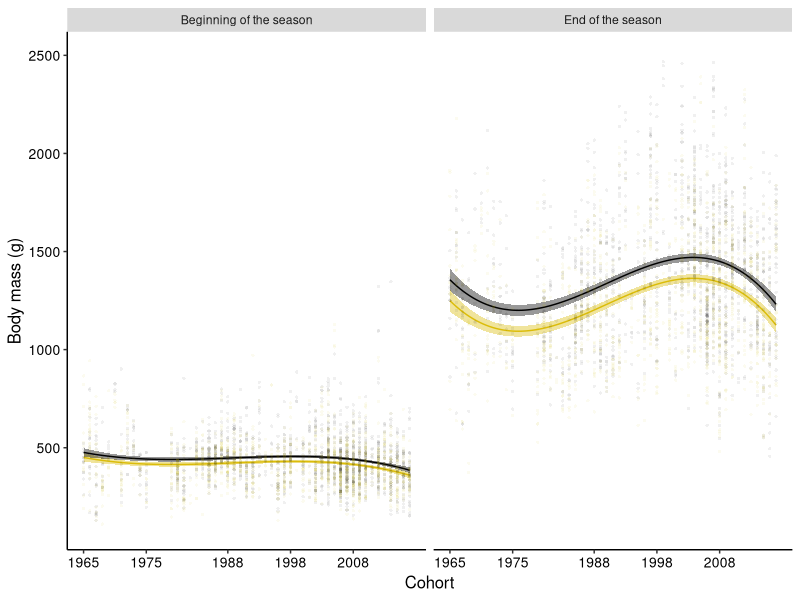
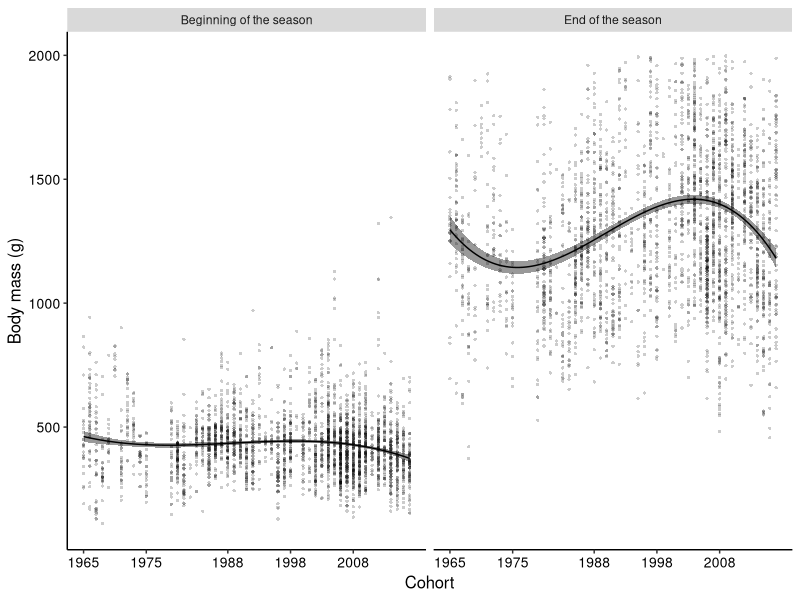

R code for these plots, in order:
library(ggplot2)
library(tidyr)
library(dplyr)


theme_set(theme(
  legend.position = "none",
  panel.grid.major = element_blank(),
  panel.grid.minor = element_blank(),
  panel.background = element_blank(),
  axis.line = element_line(colour = "black"),
  axis.title = element_text(size = 12),
  axis.text = element_text(size = 10),
  title = element_text(size = 11),
  plot.tag = element_text(size = 15)
))


variable_names <- list("beg" = "Beginning of the season",
                       "end" = "End of the season")

variable_labeller <- function(variable, value) {
  return(variable_names[value])
}


male_col <- "black"
female_col <- "#dbbc09"


df <- read.csv("data/tb_annualid.csv") #nolint
df <- subset(df, df$age_class == "J")
df <- subset(df, !is.na(df$massaug))
df$year_recruit_sc <- scale(df$year_recruit)

df_long <- df %>%
  pivot_longer(
    cols = c(massjun, massaug),
    names_to = "season",
    values_to = "mass"
  ) %>%
  mutate(season = ifelse(season == "massjun", "beg", "end"))

head(df_long)


###############
# Mod aug
###############

mod_aug_1 <- lm(massaug ~ poly(year_recruit_sc, 3) * sex, data = df)

mod_aug_2 <- lm(massaug ~ poly(year_recruit_sc, 3) + sex, data = df)

anova(mod_aug_1, mod_aug_2)

mod_aug <- mod_aug_2

summary(mod_aug)

eff_data_aug <- data.frame(effects::effect(c("sex:year_recruit_sc"),
                                           mod_aug, partial.residuals = TRUE))

eff_data_aug$season <- as.factor(rep("end", nrow(eff_data_aug)))


###############
# Mod jun
###############

mod_jun_1 <- lm(massjun ~ poly(year_recruit_sc, 3) * sex, data = df)

mod_jun_2 <- lm(massjun ~ poly(year_recruit_sc, 3) + sex, data = df)

anova(mod_jun_1, mod_jun_2)

mod_jun <- mod_jun_2

summary(mod_jun)

eff_data_jun <- data.frame(effects::effect(c("sex:year_recruit_sc"),
                                           mod_jun, partial.residuals = TRUE))

eff_data_jun$season <- as.factor(rep("beg", nrow(eff_data_jun)))



################ Combine ################

eff_data <- merge(eff_data_jun, eff_data_aug, all = TRUE)


juvenile_trend <- ggplot(eff_data, aes(x = year_recruit_sc,
                                       y = fit,
                                       color = sex)) +
  facet_wrap(~season, labeller = variable_labeller) +
  geom_ribbon(data = eff_data, aes(ymin = lower, # Model's predictions SE
                                   ymax = upper,
                                   fill = sex),
              linetype = 0, alpha = .4) +
  geom_line(data = eff_data, aes(x = year_recruit_sc, # Model's predictions
                                 y = fit,
                                 color = sex)) +
  geom_point(data = df_long, aes(x = year_recruit_sc, # Raw data
                                 y = mass,
                                 color = sex),
             size = .8, shape = 16, alpha = .06) +
  scale_color_manual(values = c(female_col, male_col),
                     labels = c("Female", "Male")) +
  scale_fill_manual(values = c(female_col, male_col),
                    labels = c("Female", "Male")) +
  scale_y_continuous(limits = c(100, 2500),
                     breaks = seq(500, 2500, 500)) +
  scale_x_continuous(labels = unique(df$year_recruit)[c(seq(1, 50, 10))],
                     breaks = unique(df$year_recruit_sc)[c(seq(1, 50, 10))],
                     limits = c(unique(df$year_recruit_sc)[1],
                                unique(df$year_recruit_sc)[50])) +
  xlab("Cohort") +
  ylab("Body mass (g)")

ggsave("figures/fig-juvenile-trend.png", plot = juvenile_trend)



############################ Aug prediction (raw) ############################

plot_aug_raw <- ggplot(df, aes(x = year_recruit, y = massaug)) +
  geom_point(alpha = .25, col = "grey") +
  geom_smooth(method = "loess", formula = "y ~ x",
              size = 1.2, aes(color = sex)) +
  geom_smooth(method = "lm", col = "darkgrey", formula = "y ~ x",
              se = FALSE, linetype = "dashed") +
  xlab("Cohort (birth year)") + ylab("Body mass (g)") +
  scale_color_manual(values = c(female_col, male_col),
                     labels = c("Female", "Male")) +
  facet_wrap(~ df$sex, labeller = variable_labeller)


predictions <- ggplot_build(plot_aug_raw)$data[[2]]

predictions$colour <- as.factor(predictions$colour)

predictions_f <- subset(predictions, predictions$colour == female_col)
predictions_m <- subset(predictions, predictions$colour == male_col)


# Female
## Mass
min(predictions_f$y)
max(predictions_f$y)

## Cohort
predictions_f[which(predictions_f$y == min(predictions_f$y)), "x"]
predictions_f[which(predictions_f$y == max(predictions_f$y)), "x"]


# Male
## Mass
min(predictions_m$y)
max(predictions_m$y)

## Cohort
predictions_m[which(predictions_m$y == min(predictions_m$y)), "x"]
predictions_m[which(predictions_m$y == max(predictions_m$y)), "x"]







########################## FEMALES ONLY ###########################
df_F <- subset(df, df$sex == "F")
df_F <- subset(df, !is.na(df_F$massaug))
df_F$year_recruit_sc <- scale(df_F$year_recruit)

df_F_long <- df_F %>%
  pivot_longer(
    cols = c(massjun, massaug),
    names_to = "season",
    values_to = "mass"
  ) %>%
  mutate(season = ifelse(season == "massjun", "beg", "end"))

head(df_F_long)


###############
# Mod aug
###############

mod_F_aug <- lm(massaug ~ poly(year_recruit_sc, 3), data = df_F)

summary(mod_F_aug)

eff_data_aug_F <- data.frame(effects::effect(c("year_recruit_sc"),
                                             mod_F_aug, partial.residuals = TRUE))

eff_data_aug_F$season <- as.factor(rep("end", nrow(eff_data_aug_F)))


###############
# Mod jun
###############

mod_F_jun <- lm(massjun ~ poly(year_recruit_sc, 3), data = df_F)

summary(mod_F_jun)

eff_data_jun_F <- data.frame(effects::effect(c("year_recruit_sc"),
                                             mod_F_jun, partial.residuals = TRUE))

eff_data_jun_F$season <- as.factor(rep("beg", nrow(eff_data_jun_F)))



################ Combine ################

eff_data_F <- merge(eff_data_jun_F, eff_data_aug_F, all = TRUE)


juvenile_trend_F <- ggplot(eff_data_F, aes(x = year_recruit_sc,
                                       y = fit,
                                       color = "black")) +
  facet_wrap(~season, labeller = variable_labeller) +
  geom_ribbon(data = eff_data_F, aes(ymin = lower, # Model's predictions SE
                                   ymax = upper,
                                   fill = "black"),
              linetype = 0, alpha = .4) +
  geom_line(data = eff_data_F, aes(x = year_recruit_sc, # Model's predictions
                                 y = fit,
                                 color = "black")) +
  geom_point(data = df_F_long, aes(x = year_recruit_sc, # Raw data
                                 y = mass,
                                 color = "black"),
             size = .8, shape = 16, alpha = .2) +
  scale_color_manual(values = "black",
                     labels = "Female") +
  scale_fill_manual(values = "black",
                    labels = "Female") +
  scale_y_continuous(limits = c(100, 2000),
                     breaks = seq(500, 2000, 500)) +
  scale_x_continuous(labels = unique(df$year_recruit)[c(seq(1, 50, 10))],
                     breaks = unique(df$year_recruit_sc)[c(seq(1, 50, 10))],
                     limits = c(unique(df$year_recruit_sc)[1],
                                unique(df$year_recruit_sc)[50])) +
  xlab("Cohort") +
  ylab("Body mass (g)")

ggsave("figures/fig-juvenile-trend-F.png", plot = juvenile_trend_F)
